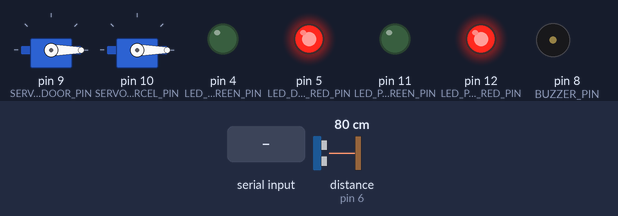
The sketch below on a simulated Arduino Uno, built with avr-gcc and run on an emulated ATmega328P. Shown: 2 × servo, output pins drawn as LEDs (lit = HIGH), buzzer (waves = sounding, pin HIGH). Wiring (inferred from the names in the program): ultrasonic range finder: trigger pin 7; echo pin 6. Inputs (shaded band) come from the test bench; at power-on: distance to the obstacle (sensor on pin 6) 80 cm. The echo pulse lasts 58.3 µs per cm; pins used as bus, display or sensor lines are not drawn.

Above: at 1.2 s.
1.3 s: distance to the obstacle (sensor on pin 6) set to 10 cm
2.8 s: distance to the obstacle (sensor on pin 6) set to 7 cm
At 2.85 s:
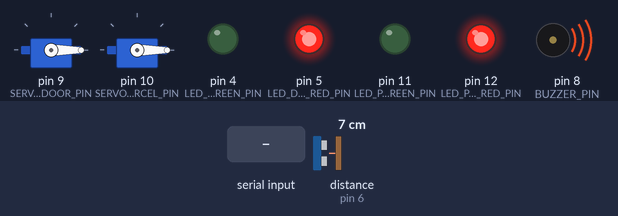
5.8 s: "1" received over Serial
At 7.2 s:
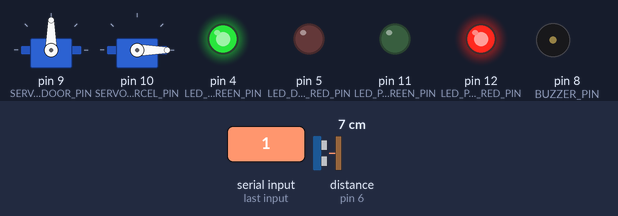
8.2 s: "0" received over Serial
At 8.66 s:
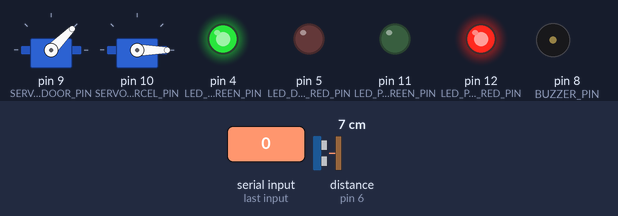
11.2 s: "8" received over Serial
At 12.8 s:
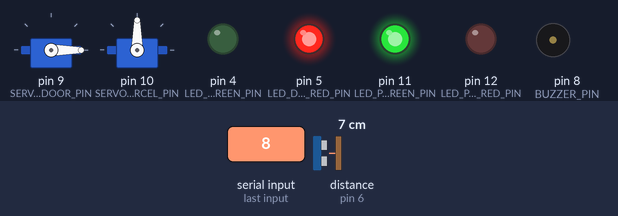
Timing chart, 0 to 19.2 s (numbered marks = the images above; inputs shaded):
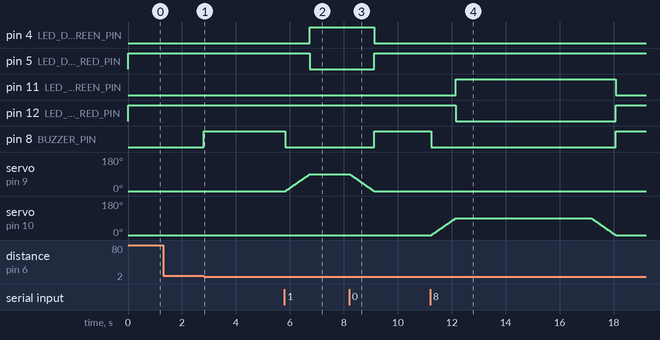

The sketch:

arduino_code.ino
```cpp
#include <Servo.h>

Servo servoDoor;
Servo servoParcel;

const int SERVO_DOOR_PIN = 9;
const int SERVO_PARCEL_PIN = 10;
const int BUZZER_PIN = 8;
const int ECHO_PIN = 6;
const int TRIGGER_PIN = 7;
const int LED_DOOR_GREEN_PIN = 4;
const int LED_DOOR_RED_PIN = 5;
const int LED_PARCEL_GREEN_PIN = 11;
const int LED_PARCEL_RED_PIN = 12;

char serialInput;
long time, distance;

bool doorIsOpen = false;
bool doorIsClosedPerm = false;
bool parcelIsExpected = true;

void unlockDoor()
{
  if(!doorIsOpen && !doorIsClosedPerm)
  {
    for(int deg = 0 ; deg <= 90 ; deg += 1)
    {
      servoDoor.write(deg);
      delay(10);
    }

    digitalWrite(LED_DOOR_GREEN_PIN, HIGH);
    digitalWrite(LED_DOOR_RED_PIN, LOW);
    doorIsOpen = true;
  }
}

void lockDoor()
{
  if(doorIsOpen)
  {
    for(int deg = 90 ; deg >= 0 ; deg -= 1)
    {
      servoDoor.write(deg);
      delay(10);
    }

    digitalWrite(LED_DOOR_GREEN_PIN, LOW);
    digitalWrite(LED_DOOR_RED_PIN, HIGH);
    doorIsOpen = false;
  }
}

void unlockParcelBox()
{
  if(parcelIsExpected)
  {
    for(int deg = 0 ; deg <= 90 ; deg += 1)
    {
      servoParcel.write(deg);
      delay(10);
    }

    digitalWrite(LED_PARCEL_GREEN_PIN, HIGH);
    digitalWrite(LED_PARCEL_RED_PIN, LOW);

    delay(5000);

    for(int deg = 90 ; deg >= 0 ; deg -= 1)
    {
      servoParcel.write(deg);
      delay(10);
    }

    digitalWrite(LED_PARCEL_GREEN_PIN, LOW);
    digitalWrite(LED_PARCEL_RED_PIN, HIGH);
  }
}

void activateBuzzer(int duration)
{
  digitalWrite(BUZZER_PIN, HIGH);
  delay(duration);
  digitalWrite(BUZZER_PIN, LOW);
}

int measureDoorDistance()
{
  digitalWrite(TRIGGER_PIN, LOW);
  delayMicroseconds(2);

  digitalWrite(TRIGGER_PIN, HIGH);
  delayMicroseconds(10);
  digitalWrite(TRIGGER_PIN, LOW);

  time = pulseIn(ECHO_PIN, HIGH);
  distance = time * 0.0343 / 2; // Unit -> centimeters
  return distance;
}

void setup()
{
  servoDoor.attach(SERVO_DOOR_PIN);
  servoParcel.attach(SERVO_PARCEL_PIN);

  pinMode(BUZZER_PIN, OUTPUT);
  pinMode(ECHO_PIN, INPUT);
  pinMode(TRIGGER_PIN, OUTPUT);
  pinMode(LED_DOOR_GREEN_PIN, OUTPUT);
  pinMode(LED_DOOR_RED_PIN, OUTPUT);
  pinMode(LED_PARCEL_GREEN_PIN, OUTPUT);
  pinMode(LED_PARCEL_RED_PIN, OUTPUT);

  digitalWrite(LED_DOOR_RED_PIN, HIGH);
  digitalWrite(LED_PARCEL_RED_PIN, HIGH);

  servoDoor.write(0);
  servoParcel.write(0);

  Serial.begin(9600);
}

void loop()
{
  if(Serial.available())
  {
    serialInput = Serial.read();

    switch(serialInput)
    {
      case '0':
        lockDoor();
        break;

      case '1':
        unlockDoor();
        break;

      case '2':
        lockDoor();
        break;

      case '3':
        activateBuzzer(3000);
        break;

      case '4':
        doorIsClosedPerm = !doorIsClosedPerm;
        break;

      case '5':
        parcelIsExpected = !parcelIsExpected;
        break;

      case '6':
        doorIsClosedPerm = !doorIsClosedPerm;
        parcelIsExpected = !parcelIsExpected;
        break;

      case '7':
        unlockDoor();
        delay(5000);
        lockDoor();
        break;

      case '8':
        unlockParcelBox();
        break;
    }
  }

  distance = measureDoorDistance();
  if(distance <= 7 && !doorIsOpen && distance != 0)
    activateBuzzer(100);
}
```

Measured:
- the behaviour switches between 9 and 8 cm on distance to the obstacle (sensor on pin 6) (found by bisection; images 0 and 1)
- after the input at 1.3 s, every drawn part: stays the same
- after the input at 2.8 s, pin 8 (BUZZER_PIN): LOW → HIGH at once
- after the input at 5.8 s, pin 4 (LED_DOOR_GREEN_PIN): LOW → HIGH after 0.95 s; pin 5 (LED_DOOR_RED_PIN): HIGH → LOW after 0.95 s; pin 8 (BUZZER_PIN): HIGH → LOW at once; servo on pin 9 (SERVO_DOOR_PIN): moves from 0° to 90° over 0.89 s, starting after 0.05 s
- after the input at 8.2 s, pin 4 (LED_DOOR_GREEN_PIN): HIGH → LOW after 0.92 s; pin 5 (LED_DOOR_RED_PIN), pin 8 (BUZZER_PIN): LOW → HIGH after 0.92 s; servo on pin 9 (SERVO_DOOR_PIN): moves from 90° to 0° over 0.91 s, starting at once
- after the input at 11.2 s, pin 11 (LED_PARCEL_GREEN_PIN): LOW → HIGH after 0.96 s, → LOW 5.9 s later; pin 12 (LED_PARCEL_RED_PIN): HIGH → LOW after 0.96 s, → HIGH 5.9 s later; pin 8 (BUZZER_PIN): HIGH → LOW at once, → HIGH 6.8 s later; servo on pin 10 (SERVO_PARCEL_PIN): rises from 0° to 90° in 0.89 s, then falls to 0° in 5.9 s
